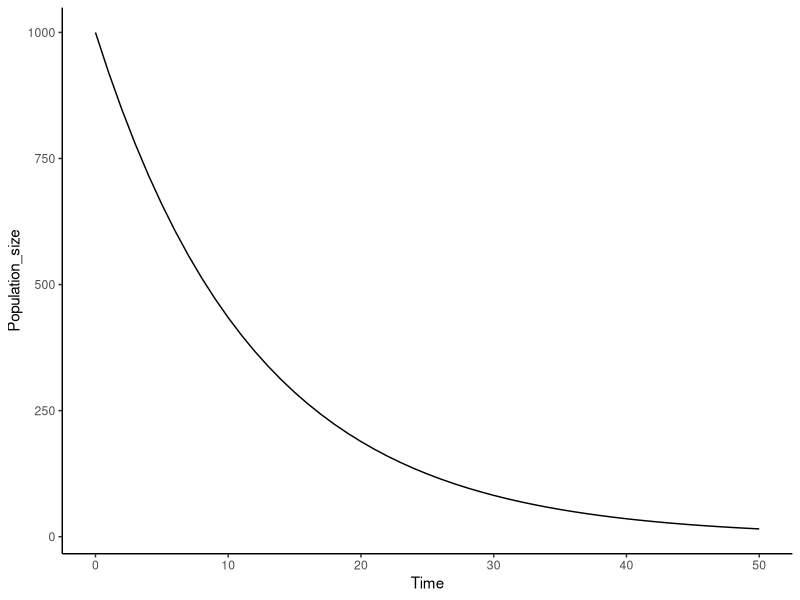
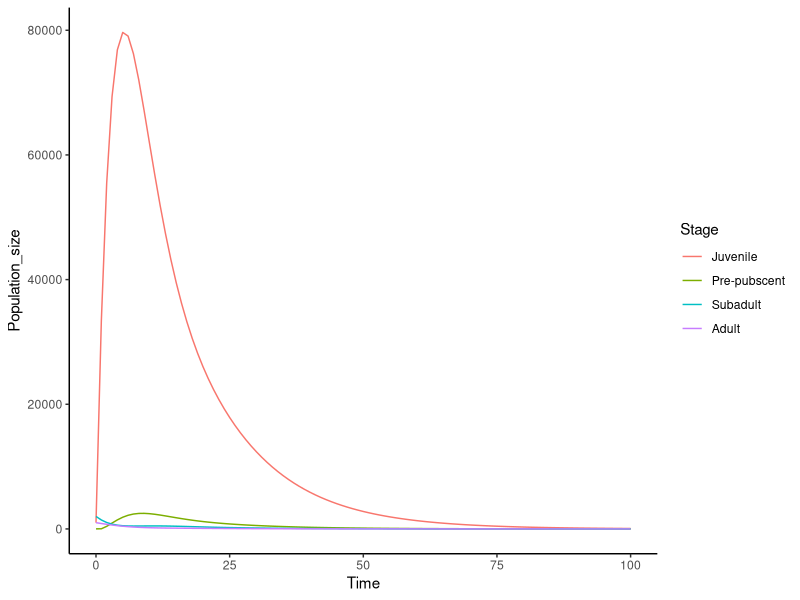
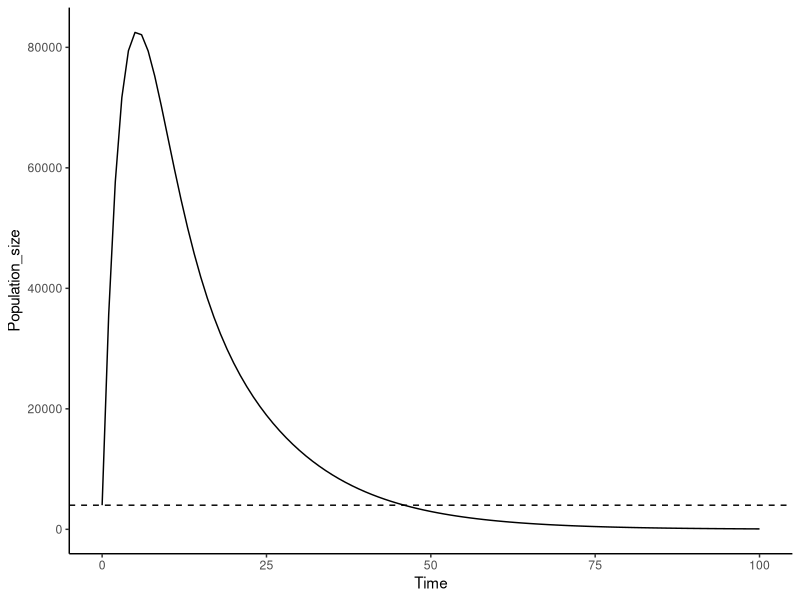
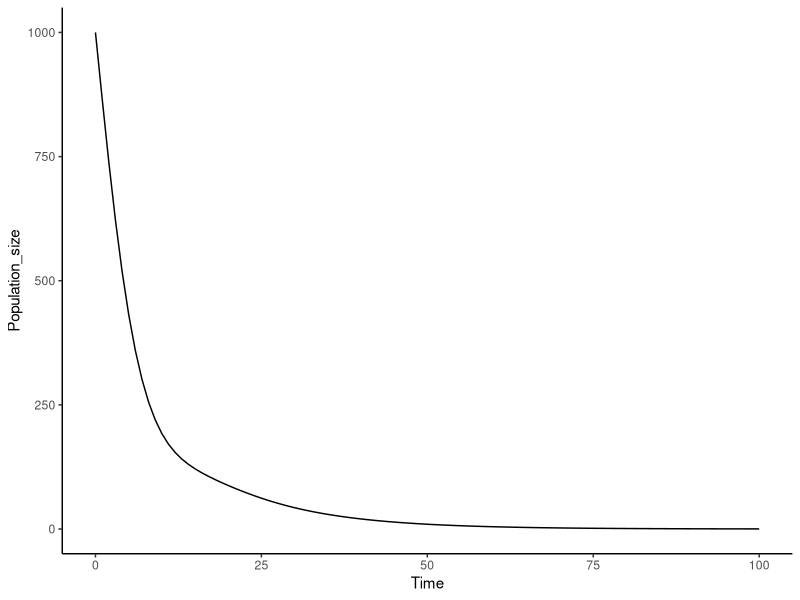

These figures' R source, in order:
## ---- chunk 1
library(tidyverse)
# make a function project population size using our mathematical model
predict_pop <- function(init_size, r, t){
  out <- rep(NA, t)
  out[1] <- init_size
  for(i in 1:t){
    out[i+1] <- out[i]*r
  }
  return(data.frame(Time = 0:t, 
                    Population_size = out))
}

# use the function to predict population size through time and store in a dataframe
predictions <- predict_pop(init_size = 1000, r = 0.92, t = 50)
tail(predictions)
## ---- chunk 2
library(ggplot2)
ggplot(predictions) +
  aes(x = Time, y = Population_size) +
  geom_line() +
  theme_classic()
## ---- chunk 3
predict_life_stage <- function(init_size, 
                               fecundity, 
                               surv_juv,
                               surv_sa,
                               surv_sp,
                               surv_a,
                               growth_juv_sa,
                               growth_sa_sp,
                               growth_sp_a,
                               t){
  trans_mat <- matrix(rep(0,16), nrow = 4, ncol = 4) # matrix of 0s
  trans_mat[1,1] <- surv_juv
  trans_mat[1,4] <- fecundity
  trans_mat[2,1] <- growth_juv_sa
  trans_mat[2,2] <- surv_sa
  trans_mat[3,2] <- growth_sa_sp
  trans_mat[3,3] <- surv_sp
  trans_mat[4,3] <- growth_sp_a
  trans_mat[4,4] <- surv_a
  
  out <- list()
  out[[1]] <- data.frame(Time = 0, Stage = c('Juvenile', 'Pre-pubscent', 'Subadult', 'Adult'), Population_size = init_size)
  for(i in 1:t){
    out[[i+1]] <- data.frame(Time = i, Stage = c('Juvenile', 'Pre-pubscent', 'Subadult', 'Adult'), Population_size = trans_mat %*% out[[i]]$Population_size)}
  return(list(do.call(rbind, out),trans_mat))
}

predictions <- predict_life_stage(init_size = c(1000, 10, 2000, 1000),
                                  fecundity = 32.54,
                                  surv_juv = 0.816,
                                  surv_sa = 0.657,
                                  surv_sp = 0.717,
                                  surv_a = 0.782,
                                  growth_juv_sa = 0.012,
                                  growth_sa_sp = 0.056,
                                  growth_sp_a = 0.043,
                                  t = 100)
tail(predictions[[1]], 4)
## ---- chunk 4
predictions[[1]] |> 
  mutate(Stage = factor(Stage, levels = c('Juvenile', 'Pre-pubscent', 'Subadult', 'Adult'))) |> 
  ggplot() +
  aes(x = Time, y = Population_size, col = Stage) +
  geom_line() +
  theme_classic()
## ---- chunk 5
predictions[[1]] |> 
  group_by(Time) |> 
  summarise(Population_size = sum(Population_size)) |> 
  ggplot() +
  aes(x = Time, y = Population_size) +
  geom_hline(yintercept = sum(filter(predictions[[1]], Time == 0)$Population_size), linetype = 'dashed') +
  geom_line() +
  theme_classic()
## ---- chunk 6
predictions[[1]] |> 
  filter(Stage == 'Adult') |> 
  ggplot() +
  aes(x = Time, y = Population_size) +
  geom_line() +
  theme_classic()
## ---- chunk 7
eigen(predictions[[2]])$values[1] # get the dominant eigenvalue - this is the per capita population growth rate (r)
